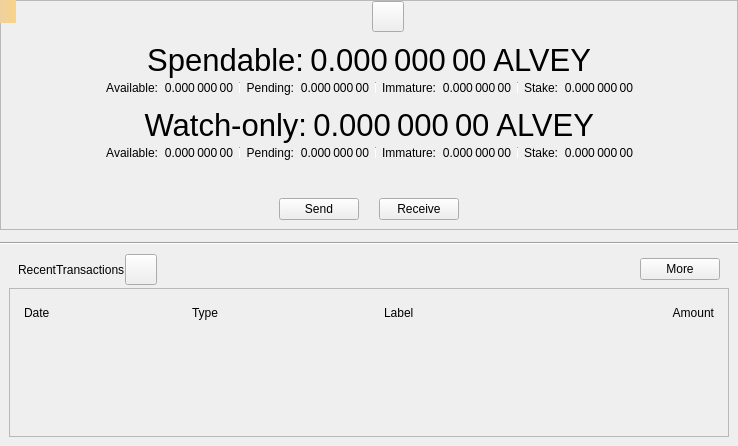
<?xml version="1.0" encoding="UTF-8"?>
<ui version="4.0">
 <class>OverviewPage</class>
 <widget class="QWidget" name="OverviewPage">
  <property name="geometry">
   <rect>
    <x>0</x>
    <y>0</y>
    <width>738</width>
    <height>446</height>
   </rect>
  </property>
  <property name="windowTitle">
   <string>Form</string>
  </property>
  <layout class="QVBoxLayout" name="verticalLayout_6">
   <property name="spacing">
    <number>0</number>
   </property>
   <property name="leftMargin">
    <number>0</number>
   </property>
   <property name="topMargin">
    <number>0</number>
   </property>
   <property name="rightMargin">
    <number>0</number>
   </property>
   <property name="bottomMargin">
    <number>0</number>
   </property>
   <item>
    <widget class="QFrame" name="frameBalances">
     <property name="frameShape">
      <enum>QFrame::StyledPanel</enum>
     </property>
     <property name="frameShadow">
      <enum>QFrame::Raised</enum>
     </property>
     <layout class="QVBoxLayout" name="verticalLayout_5">
      <property name="spacing">
       <number>0</number>
      </property>
      <property name="leftMargin">
       <number>0</number>
      </property>
      <property name="topMargin">
       <number>0</number>
      </property>
      <property name="rightMargin">
       <number>0</number>
      </property>
      <property name="bottomMargin">
       <number>0</number>
      </property>
      <item>
       <widget class="QWidget" name="widgetStatus" native="true">
        <layout class="QHBoxLayout" name="horizontalLayout_16">
         <property name="leftMargin">
          <number>0</number>
         </property>
         <property name="topMargin">
          <number>0</number>
         </property>
         <property name="rightMargin">
          <number>0</number>
         </property>
         <property name="bottomMargin">
          <number>0</number>
         </property>
         <item>
          <spacer name="horizontalSpacer_6">
           <property name="orientation">
            <enum>Qt::Horizontal</enum>
           </property>
           <property name="sizeHint" stdset="0">
            <size>
             <width>0</width>
             <height>20</height>
            </size>
           </property>
          </spacer>
         </item>
         <item>
          <widget class="QLabel" name="labelLogo">
           <property name="sizePolicy">
            <sizepolicy hsizetype="Fixed" vsizetype="Fixed">
             <horstretch>0</horstretch>
             <verstretch>0</verstretch>
            </sizepolicy>
           </property>
           <property name="minimumSize">
            <size>
             <width>32</width>
             <height>32</height>
            </size>
           </property>
          </widget>
         </item>
         <item>
          <widget class="QToolButton" name="labelWalletStatus">
           <property name="enabled">
            <bool>true</bool>
           </property>
           <property name="toolTip">
            <string>The displayed information may be out of date. Your wallet automatically synchronizes with the AlveyCoin network after a connection is established, but this process has not completed yet.</string>
           </property>
           <property name="text">
            <string/>
           </property>
           <property name="icon">
            <iconset>
             <normaloff>:/icons/warning</normaloff>
             <disabledoff>:/icons/warning</disabledoff>:/icons/warning</iconset>
           </property>
           <property name="iconSize">
            <size>
             <width>24</width>
             <height>24</height>
            </size>
           </property>
           <property name="flat" stdset="0">
            <bool>false</bool>
           </property>
          </widget>
         </item>
         <item>
          <spacer name="horizontalSpacer_5">
           <property name="orientation">
            <enum>Qt::Horizontal</enum>
           </property>
           <property name="sizeHint" stdset="0">
            <size>
             <width>0</width>
             <height>20</height>
            </size>
           </property>
          </spacer>
         </item>
        </layout>
       </widget>
      </item>
      <item>
       <widget class="QWidget" name="widgetWallet" native="true">
        <layout class="QVBoxLayout" name="verticalLayout_2">
         <property name="spacing">
          <number>0</number>
         </property>
         <item>
          <widget class="QWidget" name="widgetTotal" native="true">
           <layout class="QHBoxLayout" name="horizontalLayout">
            <property name="leftMargin">
             <number>0</number>
            </property>
            <property name="topMargin">
             <number>0</number>
            </property>
            <property name="rightMargin">
             <number>0</number>
            </property>
            <property name="bottomMargin">
             <number>0</number>
            </property>
            <item>
             <spacer name="horizontalSpacer_7">
              <property name="orientation">
               <enum>Qt::Horizontal</enum>
              </property>
              <property name="sizeHint" stdset="0">
               <size>
                <width>0</width>
                <height>20</height>
               </size>
              </property>
             </spacer>
            </item>
            <item>
             <widget class="QLabel" name="labelSpendable">
              <property name="font">
               <font>
                <pointsize>23</pointsize>
               </font>
              </property>
              <property name="text">
               <string>Spendable:</string>
              </property>
              <property name="alignment">
               <set>Qt::AlignRight|Qt::AlignTrailing|Qt::AlignVCenter</set>
              </property>
             </widget>
            </item>
            <item>
             <widget class="QLabel" name="labelTotal">
              <property name="font">
               <font>
                <pointsize>23</pointsize>
               </font>
              </property>
              <property name="cursor">
               <cursorShape>IBeamCursor</cursorShape>
              </property>
              <property name="toolTip">
               <string>Your current total balance</string>
              </property>
              <property name="text">
               <string notr="true">0.000 000 00 ALVEY</string>
              </property>
              <property name="alignment">
               <set>Qt::AlignRight|Qt::AlignTrailing|Qt::AlignVCenter</set>
              </property>
              <property name="textInteractionFlags">
               <set>Qt::LinksAccessibleByMouse|Qt::TextSelectableByMouse</set>
              </property>
             </widget>
            </item>
            <item>
             <spacer name="horizontalSpacer_8">
              <property name="orientation">
               <enum>Qt::Horizontal</enum>
              </property>
              <property name="sizeHint" stdset="0">
               <size>
                <width>0</width>
                <height>20</height>
               </size>
              </property>
             </spacer>
            </item>
           </layout>
          </widget>
         </item>
         <item>
          <layout class="QHBoxLayout" name="horizontalLayout_13">
           <property name="leftMargin">
            <number>0</number>
           </property>
           <property name="topMargin">
            <number>0</number>
           </property>
           <property name="rightMargin">
            <number>0</number>
           </property>
           <property name="bottomMargin">
            <number>0</number>
           </property>
           <item>
            <spacer name="horizontalSpacer_9">
             <property name="orientation">
              <enum>Qt::Horizontal</enum>
             </property>
             <property name="sizeHint" stdset="0">
              <size>
               <width>40</width>
               <height>20</height>
              </size>
             </property>
            </spacer>
           </item>
           <item>
            <widget class="QWidget" name="widgetBalance" native="true">
             <layout class="QHBoxLayout" name="horizontalLayout_2">
              <property name="leftMargin">
               <number>0</number>
              </property>
              <property name="topMargin">
               <number>0</number>
              </property>
              <property name="rightMargin">
               <number>0</number>
              </property>
              <property name="bottomMargin">
               <number>0</number>
              </property>
              <item>
               <widget class="QLabel" name="labelBalanceText">
                <property name="text">
                 <string>Available:</string>
                </property>
                <property name="alignment">
                 <set>Qt::AlignRight|Qt::AlignTrailing|Qt::AlignVCenter</set>
                </property>
               </widget>
              </item>
              <item>
               <widget class="QLabel" name="labelBalance">
                <property name="cursor">
                 <cursorShape>IBeamCursor</cursorShape>
                </property>
                <property name="toolTip">
                 <string>Your current spendable balance</string>
                </property>
                <property name="text">
                 <string notr="true">0.000 000 00</string>
                </property>
                <property name="alignment">
                 <set>Qt::AlignRight|Qt::AlignTrailing|Qt::AlignVCenter</set>
                </property>
                <property name="textInteractionFlags">
                 <set>Qt::LinksAccessibleByMouse|Qt::TextSelectableByMouse</set>
                </property>
               </widget>
              </item>
             </layout>
            </widget>
           </item>
           <item>
            <widget class="QWidget" name="widgetPending" native="true">
             <layout class="QHBoxLayout" name="horizontalLayout_3">
              <property name="leftMargin">
               <number>6</number>
              </property>
              <property name="topMargin">
               <number>0</number>
              </property>
              <property name="rightMargin">
               <number>0</number>
              </property>
              <property name="bottomMargin">
               <number>0</number>
              </property>
              <item>
               <widget class="Line" name="vLine">
                <property name="maximumSize">
                 <size>
                  <width>1</width>
                  <height>12</height>
                 </size>
                </property>
                <property name="orientation">
                 <enum>Qt::Vertical</enum>
                </property>
               </widget>
              </item>
              <item>
               <widget class="QLabel" name="labelPendingText">
                <property name="text">
                 <string>Pending:</string>
                </property>
                <property name="alignment">
                 <set>Qt::AlignRight|Qt::AlignTrailing|Qt::AlignVCenter</set>
                </property>
               </widget>
              </item>
              <item>
               <widget class="QLabel" name="labelUnconfirmed">
                <property name="cursor">
                 <cursorShape>IBeamCursor</cursorShape>
                </property>
                <property name="toolTip">
                 <string>Total of transactions that have yet to be confirmed, and do not yet count toward the spendable balance</string>
                </property>
                <property name="text">
                 <string notr="true">0.000 000 00</string>
                </property>
                <property name="alignment">
                 <set>Qt::AlignRight|Qt::AlignTrailing|Qt::AlignVCenter</set>
                </property>
                <property name="textInteractionFlags">
                 <set>Qt::LinksAccessibleByMouse|Qt::TextSelectableByMouse</set>
                </property>
               </widget>
              </item>
             </layout>
            </widget>
           </item>
           <item>
            <widget class="QWidget" name="widgetImmature" native="true">
             <layout class="QHBoxLayout" name="horizontalLayout_4">
              <property name="leftMargin">
               <number>6</number>
              </property>
              <property name="topMargin">
               <number>0</number>
              </property>
              <property name="rightMargin">
               <number>0</number>
              </property>
              <property name="bottomMargin">
               <number>0</number>
              </property>
              <item>
               <widget class="Line" name="vLine_2">
                <property name="maximumSize">
                 <size>
                  <width>1</width>
                  <height>12</height>
                 </size>
                </property>
                <property name="orientation">
                 <enum>Qt::Vertical</enum>
                </property>
               </widget>
              </item>
              <item>
               <widget class="QLabel" name="labelImmatureText">
                <property name="text">
                 <string>Immature:</string>
                </property>
                <property name="alignment">
                 <set>Qt::AlignRight|Qt::AlignTrailing|Qt::AlignVCenter</set>
                </property>
               </widget>
              </item>
              <item>
               <widget class="QLabel" name="labelImmature">
                <property name="cursor">
                 <cursorShape>IBeamCursor</cursorShape>
                </property>
                <property name="toolTip">
                 <string>Mined balance that has not yet matured</string>
                </property>
                <property name="text">
                 <string notr="true">0.000 000 00</string>
                </property>
                <property name="alignment">
                 <set>Qt::AlignRight|Qt::AlignTrailing|Qt::AlignVCenter</set>
                </property>
                <property name="textInteractionFlags">
                 <set>Qt::LinksAccessibleByMouse|Qt::TextSelectableByMouse</set>
                </property>
               </widget>
              </item>
             </layout>
            </widget>
           </item>
           <item>
            <widget class="QWidget" name="widgetStake" native="true">
             <layout class="QHBoxLayout" name="horizontalLayout_7">
              <property name="leftMargin">
               <number>6</number>
              </property>
              <property name="topMargin">
               <number>0</number>
              </property>
              <property name="rightMargin">
               <number>0</number>
              </property>
              <property name="bottomMargin">
               <number>0</number>
              </property>
              <item>
               <widget class="Line" name="vLine_3">
                <property name="maximumSize">
                 <size>
                  <width>1</width>
                  <height>12</height>
                 </size>
                </property>
                <property name="orientation">
                 <enum>Qt::Vertical</enum>
                </property>
               </widget>
              </item>
              <item>
               <widget class="QLabel" name="labelStakeText">
                <property name="text">
                 <string>Stake:</string>
                </property>
                <property name="alignment">
                 <set>Qt::AlignRight|Qt::AlignTrailing|Qt::AlignVCenter</set>
                </property>
               </widget>
              </item>
              <item>
               <widget class="QLabel" name="labelStake">
                <property name="text">
                 <string>0.000 000 00</string>
                </property>
                <property name="alignment">
                 <set>Qt::AlignRight|Qt::AlignTrailing|Qt::AlignVCenter</set>
                </property>
                <property name="textInteractionFlags">
                 <set>Qt::LinksAccessibleByMouse|Qt::TextSelectableByMouse</set>
                </property>
               </widget>
              </item>
             </layout>
            </widget>
           </item>
           <item>
            <spacer name="horizontalSpacer_10">
             <property name="orientation">
              <enum>Qt::Horizontal</enum>
             </property>
             <property name="sizeHint" stdset="0">
              <size>
               <width>40</width>
               <height>20</height>
              </size>
             </property>
            </spacer>
           </item>
          </layout>
         </item>
        </layout>
       </widget>
      </item>
      <item>
       <widget class="QWidget" name="widgetWatch" native="true">
        <layout class="QVBoxLayout" name="verticalLayout_4">
         <property name="spacing">
          <number>0</number>
         </property>
         <property name="topMargin">
          <number>0</number>
         </property>
         <property name="bottomMargin">
          <number>0</number>
         </property>
         <item>
          <widget class="QWidget" name="widgetWatchTotal" native="true">
           <layout class="QHBoxLayout" name="horizontalLayout_8">
            <property name="leftMargin">
             <number>0</number>
            </property>
            <property name="topMargin">
             <number>0</number>
            </property>
            <property name="rightMargin">
             <number>0</number>
            </property>
            <property name="bottomMargin">
             <number>0</number>
            </property>
            <item>
             <spacer name="horizontalSpacer_11">
              <property name="orientation">
               <enum>Qt::Horizontal</enum>
              </property>
              <property name="sizeHint" stdset="0">
               <size>
                <width>0</width>
                <height>20</height>
               </size>
              </property>
             </spacer>
            </item>
            <item>
             <widget class="QLabel" name="labelWatchonly">
              <property name="font">
               <font>
                <pointsize>23</pointsize>
               </font>
              </property>
              <property name="text">
               <string>Watch-only:</string>
              </property>
              <property name="alignment">
               <set>Qt::AlignRight|Qt::AlignTrailing|Qt::AlignVCenter</set>
              </property>
             </widget>
            </item>
            <item>
             <widget class="QLabel" name="labelWatchTotal">
              <property name="font">
               <font>
                <pointsize>23</pointsize>
               </font>
              </property>
              <property name="cursor">
               <cursorShape>IBeamCursor</cursorShape>
              </property>
              <property name="toolTip">
               <string>Current total balance in watch-only addresses</string>
              </property>
              <property name="text">
               <string notr="true">0.000 000 00 ALVEY</string>
              </property>
              <property name="alignment">
               <set>Qt::AlignRight|Qt::AlignTrailing|Qt::AlignVCenter</set>
              </property>
              <property name="textInteractionFlags">
               <set>Qt::LinksAccessibleByMouse|Qt::TextSelectableByMouse</set>
              </property>
             </widget>
            </item>
            <item>
             <spacer name="horizontalSpacer_12">
              <property name="orientation">
               <enum>Qt::Horizontal</enum>
              </property>
              <property name="sizeHint" stdset="0">
               <size>
                <width>0</width>
                <height>20</height>
               </size>
              </property>
             </spacer>
            </item>
           </layout>
          </widget>
         </item>
         <item>
          <layout class="QHBoxLayout" name="horizontalLayout_14">
           <property name="leftMargin">
            <number>0</number>
           </property>
           <property name="rightMargin">
            <number>0</number>
           </property>
           <item>
            <spacer name="horizontalSpacer_13">
             <property name="orientation">
              <enum>Qt::Horizontal</enum>
             </property>
             <property name="sizeHint" stdset="0">
              <size>
               <width>0</width>
               <height>20</height>
              </size>
             </property>
            </spacer>
           </item>
           <item>
            <widget class="QWidget" name="widgetWatchAvailable" native="true">
             <layout class="QHBoxLayout" name="horizontalLayout_9">
              <property name="leftMargin">
               <number>0</number>
              </property>
              <property name="topMargin">
               <number>0</number>
              </property>
              <property name="rightMargin">
               <number>0</number>
              </property>
              <property name="bottomMargin">
               <number>0</number>
              </property>
              <item>
               <widget class="QLabel" name="labelWatchAvailableText">
                <property name="text">
                 <string>Available:</string>
                </property>
                <property name="alignment">
                 <set>Qt::AlignRight|Qt::AlignTrailing|Qt::AlignVCenter</set>
                </property>
               </widget>
              </item>
              <item>
               <widget class="QLabel" name="labelWatchAvailable">
                <property name="cursor">
                 <cursorShape>IBeamCursor</cursorShape>
                </property>
                <property name="toolTip">
                 <string>Your current balance in watch-only addresses</string>
                </property>
                <property name="text">
                 <string notr="true">0.000 000 00</string>
                </property>
                <property name="alignment">
                 <set>Qt::AlignRight|Qt::AlignTrailing|Qt::AlignVCenter</set>
                </property>
                <property name="textInteractionFlags">
                 <set>Qt::LinksAccessibleByMouse|Qt::TextSelectableByMouse</set>
                </property>
               </widget>
              </item>
             </layout>
            </widget>
           </item>
           <item>
            <widget class="QWidget" name="widgetWatchPending" native="true">
             <layout class="QHBoxLayout" name="horizontalLayout_10">
              <property name="leftMargin">
               <number>6</number>
              </property>
              <property name="topMargin">
               <number>0</number>
              </property>
              <property name="rightMargin">
               <number>0</number>
              </property>
              <property name="bottomMargin">
               <number>0</number>
              </property>
              <item>
               <widget class="Line" name="vLine_4">
                <property name="maximumSize">
                 <size>
                  <width>1</width>
                  <height>12</height>
                 </size>
                </property>
                <property name="orientation">
                 <enum>Qt::Vertical</enum>
                </property>
               </widget>
              </item>
              <item>
               <widget class="QLabel" name="labelWatchPendingText">
                <property name="text">
                 <string>Pending:</string>
                </property>
                <property name="alignment">
                 <set>Qt::AlignRight|Qt::AlignTrailing|Qt::AlignVCenter</set>
                </property>
               </widget>
              </item>
              <item>
               <widget class="QLabel" name="labelWatchPending">
                <property name="cursor">
                 <cursorShape>IBeamCursor</cursorShape>
                </property>
                <property name="toolTip">
                 <string>Unconfirmed transactions to watch-only addresses</string>
                </property>
                <property name="text">
                 <string notr="true">0.000 000 00</string>
                </property>
                <property name="alignment">
                 <set>Qt::AlignRight|Qt::AlignTrailing|Qt::AlignVCenter</set>
                </property>
                <property name="textInteractionFlags">
                 <set>Qt::LinksAccessibleByMouse|Qt::TextSelectableByMouse</set>
                </property>
               </widget>
              </item>
             </layout>
            </widget>
           </item>
           <item>
            <widget class="QWidget" name="widgetWatchImmature" native="true">
             <layout class="QHBoxLayout" name="horizontalLayout_11">
              <property name="leftMargin">
               <number>6</number>
              </property>
              <property name="topMargin">
               <number>0</number>
              </property>
              <property name="rightMargin">
               <number>0</number>
              </property>
              <property name="bottomMargin">
               <number>0</number>
              </property>
              <item>
               <widget class="Line" name="vLine_5">
                <property name="maximumSize">
                 <size>
                  <width>1</width>
                  <height>12</height>
                 </size>
                </property>
                <property name="orientation">
                 <enum>Qt::Vertical</enum>
                </property>
               </widget>
              </item>
              <item>
               <widget class="QLabel" name="labelWatchImmatureText">
                <property name="text">
                 <string>Immature:</string>
                </property>
                <property name="alignment">
                 <set>Qt::AlignRight|Qt::AlignTrailing|Qt::AlignVCenter</set>
                </property>
               </widget>
              </item>
              <item>
               <widget class="QLabel" name="labelWatchImmature">
                <property name="cursor">
                 <cursorShape>IBeamCursor</cursorShape>
                </property>
                <property name="toolTip">
                 <string>Mined balance in watch-only addresses that has not yet matured</string>
                </property>
                <property name="text">
                 <string notr="true">0.000 000 00</string>
                </property>
                <property name="alignment">
                 <set>Qt::AlignRight|Qt::AlignTrailing|Qt::AlignVCenter</set>
                </property>
                <property name="textInteractionFlags">
                 <set>Qt::LinksAccessibleByMouse|Qt::TextSelectableByMouse</set>
                </property>
               </widget>
              </item>
             </layout>
            </widget>
           </item>
           <item>
            <widget class="QWidget" name="widgetWatchStake" native="true">
             <layout class="QHBoxLayout" name="horizontalLayout_12">
              <property name="leftMargin">
               <number>6</number>
              </property>
              <property name="topMargin">
               <number>0</number>
              </property>
              <property name="rightMargin">
               <number>0</number>
              </property>
              <property name="bottomMargin">
               <number>0</number>
              </property>
              <item>
               <widget class="Line" name="vLine_6">
                <property name="maximumSize">
                 <size>
                  <width>1</width>
                  <height>12</height>
                 </size>
                </property>
                <property name="orientation">
                 <enum>Qt::Vertical</enum>
                </property>
               </widget>
              </item>
              <item>
               <widget class="QLabel" name="labelWatchStakeText">
                <property name="text">
                 <string>Stake:</string>
                </property>
                <property name="alignment">
                 <set>Qt::AlignRight|Qt::AlignTrailing|Qt::AlignVCenter</set>
                </property>
               </widget>
              </item>
              <item>
               <widget class="QLabel" name="labelWatchStake">
                <property name="text">
                 <string>0.000 000 00</string>
                </property>
                <property name="alignment">
                 <set>Qt::AlignRight|Qt::AlignTrailing|Qt::AlignVCenter</set>
                </property>
                <property name="textInteractionFlags">
                 <set>Qt::LinksAccessibleByMouse|Qt::TextSelectableByMouse</set>
                </property>
               </widget>
              </item>
             </layout>
            </widget>
           </item>
           <item>
            <spacer name="horizontalSpacer_14">
             <property name="orientation">
              <enum>Qt::Horizontal</enum>
             </property>
             <property name="sizeHint" stdset="0">
              <size>
               <width>0</width>
               <height>20</height>
              </size>
             </property>
            </spacer>
           </item>
          </layout>
         </item>
        </layout>
       </widget>
      </item>
      <item>
       <widget class="QWidget" name="widgetTransaction" native="true">
        <layout class="QHBoxLayout" name="horizontalLayout_15">
         <property name="spacing">
          <number>20</number>
         </property>
         <property name="topMargin">
          <number>35</number>
         </property>
         <item>
          <spacer name="horizontalSpacer_15">
           <property name="orientation">
            <enum>Qt::Horizontal</enum>
           </property>
           <property name="sizeHint" stdset="0">
            <size>
             <width>0</width>
             <height>20</height>
            </size>
           </property>
          </spacer>
         </item>
         <item>
          <widget class="AlveyCoinPushButton" name="buttonSend">
           <property name="text">
            <string>Send</string>
           </property>
          </widget>
         </item>
         <item>
          <widget class="AlveyCoinPushButton" name="buttonReceive">
           <property name="text">
            <string>Receive</string>
           </property>
          </widget>
         </item>
         <item>
          <spacer name="horizontalSpacer_16">
           <property name="orientation">
            <enum>Qt::Horizontal</enum>
           </property>
           <property name="sizeHint" stdset="0">
            <size>
             <width>0</width>
             <height>20</height>
            </size>
           </property>
          </spacer>
         </item>
        </layout>
       </widget>
      </item>
     </layout>
    </widget>
   </item>
   <item>
    <spacer name="verticalSpacer_5">
     <property name="orientation">
      <enum>Qt::Vertical</enum>
     </property>
     <property name="sizeType">
      <enum>QSizePolicy::Fixed</enum>
     </property>
     <property name="sizeHint" stdset="0">
      <size>
       <width>20</width>
       <height>12</height>
      </size>
     </property>
    </spacer>
   </item>
   <item>
    <widget class="Line" name="hLine">
     <property name="orientation">
      <enum>Qt::Horizontal</enum>
     </property>
    </widget>
   </item>
   <item>
    <spacer name="verticalSpacer_4">
     <property name="orientation">
      <enum>Qt::Vertical</enum>
     </property>
     <property name="sizeType">
      <enum>QSizePolicy::Fixed</enum>
     </property>
     <property name="sizeHint" stdset="0">
      <size>
       <width>20</width>
       <height>0</height>
      </size>
     </property>
    </spacer>
   </item>
   <item>
    <widget class="QWidget" name="widgetRecent" native="true">
     <layout class="QVBoxLayout" name="verticalLayout">
      <property name="spacing">
       <number>0</number>
      </property>
      <item>
       <layout class="QHBoxLayout" name="horizontalLayout_6">
        <property name="leftMargin">
         <number>9</number>
        </property>
        <property name="rightMargin">
         <number>9</number>
        </property>
        <property name="bottomMargin">
         <number>3</number>
        </property>
        <item>
         <widget class="QLabel" name="labelRecentTransactions">
          <property name="text">
           <string>RecentTransactions</string>
          </property>
         </widget>
        </item>
        <item>
         <widget class="QToolButton" name="labelTransactionsStatus">
          <property name="enabled">
           <bool>true</bool>
          </property>
          <property name="toolTip">
           <string>The displayed information may be out of date. Your wallet automatically synchronizes with the AlveyCoin network after a connection is established, but this process has not completed yet.</string>
          </property>
          <property name="text">
           <string/>
          </property>
          <property name="icon">
           <iconset>
            <normaloff>:/icons/warning</normaloff>
            <disabledoff>:/icons/warning</disabledoff>:/icons/warning</iconset>
          </property>
          <property name="iconSize">
           <size>
            <width>24</width>
            <height>24</height>
           </size>
          </property>
          <property name="flat" stdset="0">
           <bool>false</bool>
          </property>
         </widget>
        </item>
        <item>
         <spacer name="horizontalSpacer_3">
          <property name="orientation">
           <enum>Qt::Horizontal</enum>
          </property>
          <property name="sizeHint" stdset="0">
           <size>
            <width>0</width>
            <height>20</height>
           </size>
          </property>
         </spacer>
        </item>
        <item>
         <widget class="QPushButton" name="showMoreButton">
          <property name="text">
           <string>More</string>
          </property>
         </widget>
        </item>
       </layout>
      </item>
      <item>
       <layout class="QVBoxLayout" name="verticalLayout_3">
        <item>
         <widget class="QFrame" name="frameRecentTransactions">
          <property name="frameShape">
           <enum>QFrame::StyledPanel</enum>
          </property>
          <property name="frameShadow">
           <enum>QFrame::Raised</enum>
          </property>
          <layout class="QVBoxLayout" name="verticalLayout_8">
           <item>
            <widget class="QWidget" name="widget_header" native="true">
             <layout class="QHBoxLayout" name="horizontalLayout_5">
              <property name="spacing">
               <number>5</number>
              </property>
              <property name="leftMargin">
               <number>5</number>
              </property>
              <property name="topMargin">
               <number>5</number>
              </property>
              <property name="rightMargin">
               <number>5</number>
              </property>
              <property name="bottomMargin">
               <number>5</number>
              </property>
              <item>
               <widget class="QLabel" name="labelDate">
                <property name="text">
                 <string>Date</string>
                </property>
               </widget>
              </item>
              <item>
               <widget class="QLabel" name="labelType">
                <property name="text">
                 <string>Type</string>
                </property>
               </widget>
              </item>
              <item>
               <spacer name="horizontalSpacer_2">
                <property name="orientation">
                 <enum>Qt::Horizontal</enum>
                </property>
                <property name="sizeType">
                 <enum>QSizePolicy::Fixed</enum>
                </property>
                <property name="sizeHint" stdset="0">
                 <size>
                  <width>25</width>
                  <height>20</height>
                 </size>
                </property>
               </spacer>
              </item>
              <item>
               <widget class="QLabel" name="labelAddress">
                <property name="text">
                 <string>Label</string>
                </property>
               </widget>
              </item>
              <item>
               <widget class="QLabel" name="labelAmount">
                <property name="text">
                 <string>Amount</string>
                </property>
                <property name="alignment">
                 <set>Qt::AlignRight|Qt::AlignTrailing|Qt::AlignVCenter</set>
                </property>
               </widget>
              </item>
             </layout>
            </widget>
           </item>
           <item>
            <widget class="QListView" name="listTransactions">
             <property name="styleSheet">
              <string notr="true">QListView { background: transparent; }</string>
             </property>
             <property name="frameShape">
              <enum>QFrame::NoFrame</enum>
             </property>
             <property name="verticalScrollBarPolicy">
              <enum>Qt::ScrollBarAlwaysOff</enum>
             </property>
             <property name="horizontalScrollBarPolicy">
              <enum>Qt::ScrollBarAlwaysOff</enum>
             </property>
            </widget>
           </item>
          </layout>
         </widget>
        </item>
       </layout>
      </item>
     </layout>
    </widget>
   </item>
  </layout>
  <widget class="QLabel" name="labelAlerts">
   <property name="geometry">
    <rect>
     <x>0</x>
     <y>0</y>
     <width>16</width>
     <height>23</height>
    </rect>
   </property>
   <property name="visible">
    <bool>false</bool>
   </property>
   <property name="styleSheet">
    <string notr="true">QLabel { background-color: qlineargradient(x1: 0, y1: 0, x2: 1, y2: 0, stop:0 #F0D0A0, stop:1 #F8D488); color:#000000; }</string>
   </property>
   <property name="wordWrap">
    <bool>true</bool>
   </property>
   <property name="margin">
    <number>3</number>
   </property>
   <property name="textInteractionFlags">
    <set>Qt::TextSelectableByMouse</set>
   </property>
  </widget>
 </widget>
 <customwidgets>
  <customwidget>
   <class>AlveyCoinPushButton</class>
   <extends>QPushButton</extends>
   <header>qt/alveypushbutton.h</header>
  </customwidget>
 </customwidgets>
 <resources/>
 <connections/>
</ui>
